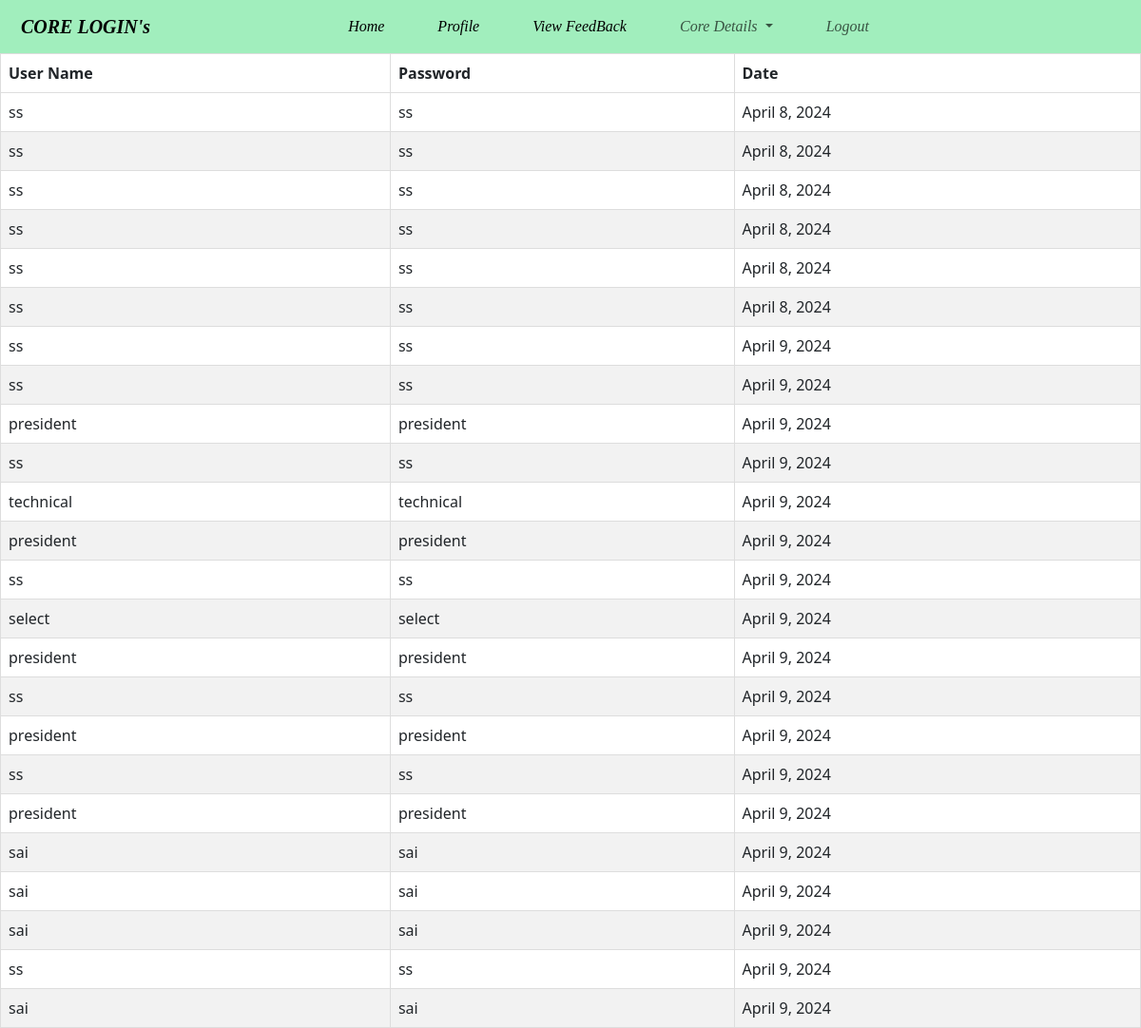
/core/logview/, run on an earlier commit of the app's database.
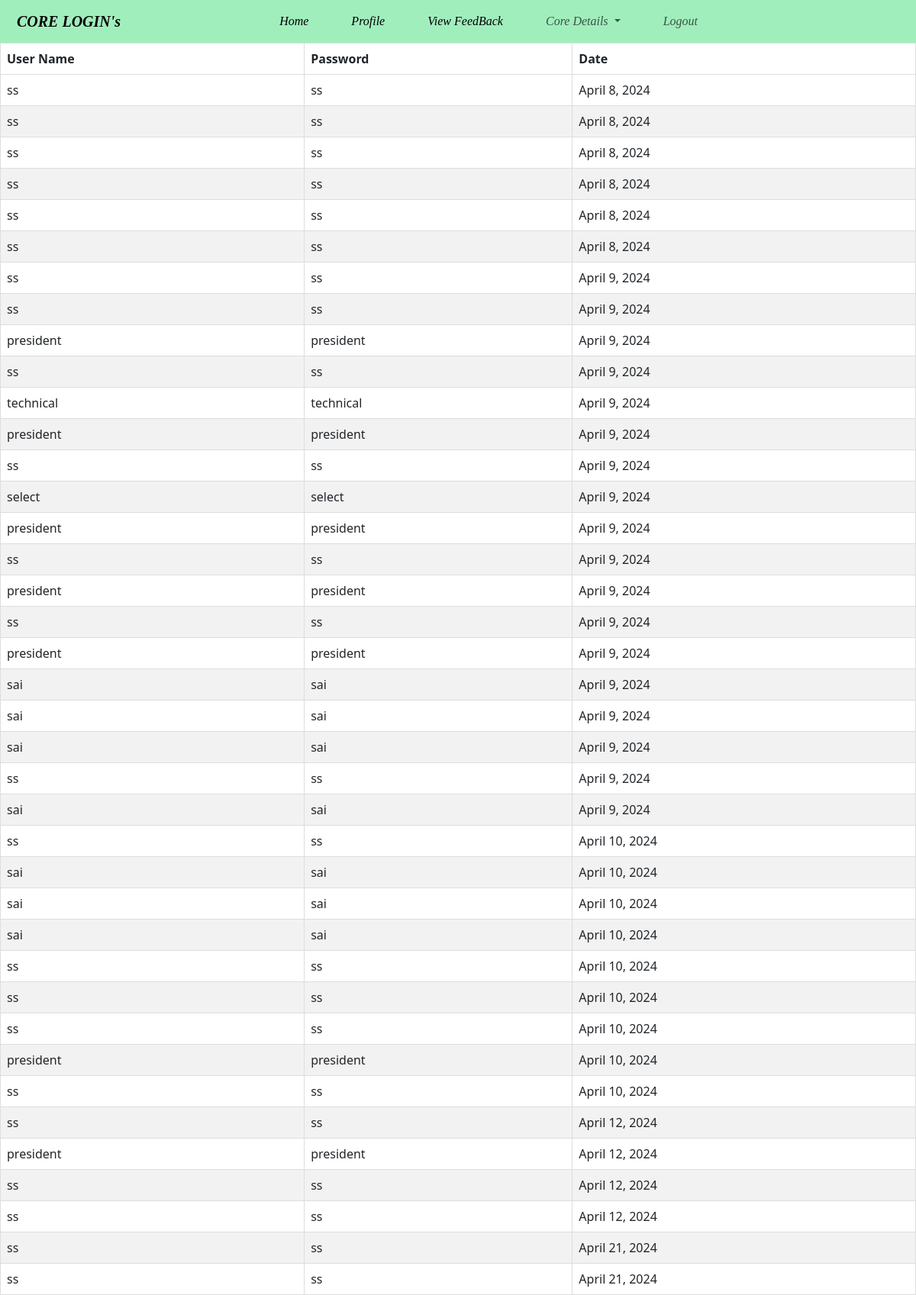
And on a later commit of the database.
### yogacore/models.py (models this page shows)
class Login(models.Model):
    username=models.CharField(max_length=100)
    password=models.CharField(max_length=100)
    date=models.DateField()
    class Meta:
        db_table = "Login"

### yogacore/views.py (the view)
# urls.py: path('logview/',logview,name='logview'),
def logview(request):
    details=Login.objects.all()
    return render(request,'logindetails.html',{'details':details})

### templates/logindetails.html (shortened to what this page needs)
{% extends 'corenavbar.html' %}
{% load static %}
{% block body %}
<div align="center">
    <table>
        <thead>
            <tr>
                <th>User Name</th>
                <th>Password</th>
                <th>Date</th>
            </tr>
        </thead>
        <tbody>
            {% for detail in details %}
            <tr>
                <td>{{ detail.username }}</td>
                <td>{{ detail.password }}</td>
                <td>{{ detail.date }}</td>
            </tr>
            {% endfor %}
        </tbody>
    </table>
</div>
{% endblock %}

### templates/corenavbar.html (shortened to what this page needs)
<!DOCTYPE html>
{% load static%}
<html lang="en">
<head>
    <link href="https://cdn.jsdelivr.net/npm/bootstrap@5.3.2/dist/css/bootstrap.min.css" rel="stylesheet">
</head>
<body>
<nav class="navbar navbar-expand-lg" style="background-color: #A1EEBD">
    <div class="container-fluid">
        <a class="navbar-brand">CORE LOGIN's</a>
        <div class="collapse navbar-collapse" id="navbarNav">
            <ul class="navbar-nav">
                <li class="nav-item">
                    <a class="nav-link active" aria-current="page" href="{% url 'corehome' %}">Home</a>
                </li>
                <li class="nav-item">
                    <a class="nav-link active" aria-current="page"  href="{% url 'profile' %}">Profile</a>
                </li>
                <li class="nav-item">
                    <a class="nav-link active" aria-current="page"  href="{% url 'viewfeed' %}">View FeedBack</a>
                </li>
               {% if user.username == 'ss' or 'president' or 'secretary' %}
                 <li class="nav-item dropdown">
          <a class="nav-link dropdown-toggle" href="#" role="button" data-bs-toggle="dropdown" aria-expanded="false">
            Core Details
          </a>
                 </li>
{% endif %}
                <li class="nav-item">
                    <a class="nav-link" href="{% url 'home' %}">Logout</a>
                </li>
            </ul>
        </div>
    </div>
</nav>
{% block body %}
{% endblock %}
</body>
</html>

### templates/corenavbar.html (style rules this page uses)
.navbar-brand { margin-left: 10px; margin-right: 200px; }
.nav-link { margin-right: 40px; }
a { font-style: italic; font-weight: bold; font-family: cursive; }
table { border-collapse: collapse; width: 100%; }
th, td { border: 1px solid #dddddd; text-align: left; padding: 8px; }
tr:nth-child(even) { background-color: #f2f2f2; }

What changed in the data, as far as the page shows it:
added Login: username "ss", password "ss", date "April 10, 2024"
added Login: username "sai", password "sai", date "April 10, 2024"
added Login: username "sai", password "sai", date "April 10, 2024"
added Login: username "sai", password "sai", date "April 10, 2024"
added Login: username "ss", password "ss", date "April 10, 2024"
added Login: username "ss", password "ss", date "April 10, 2024"
added Login: username "ss", password "ss", date "April 10, 2024"
added Login: username "president", password "president", date "April 10, 2024"
added Login: username "ss", password "ss", date "April 10, 2024"
added Login: username "ss", password "ss", date "April 12, 2024"
added Login: username "president", password "president", date "April 12, 2024"
added Login: username "ss", password "ss", date "April 12, 2024"
added Login: username "ss", password "ss", date "April 12, 2024"
added Login: username "ss", password "ss", date "April 21, 2024"
added Login: username "ss", password "ss", date "April 21, 2024"
